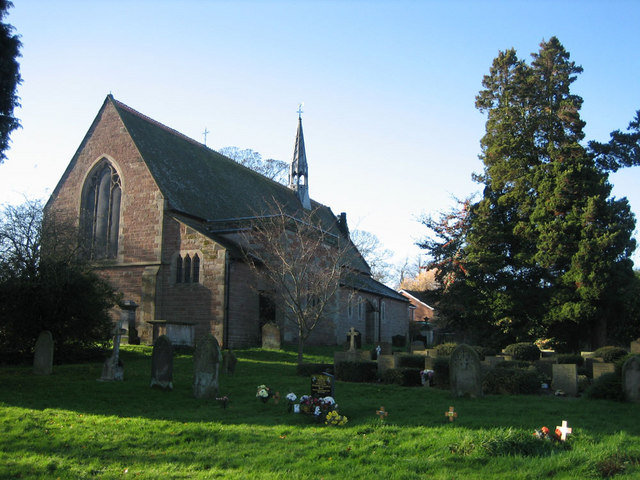
//> input picture corner_detection/church09.jpg, 640 x 480 px
$ ./interestPoints   (built with g++ and OpenCV 4)
//> lines starting //> are read from the running program, lines starting //| are printed output that depends on the picture

#include <iostream>
#include <opencv2/core.hpp>
#include <opencv2/imgcodecs.hpp>
#include <opencv2/imgproc.hpp>
#include <opencv2/highgui.hpp>
#include <opencv2/features2d.hpp>
#include <opencv2/xfeatures2d.hpp>

#include "harrisDetector.h"


int main()
{
    cv::Mat image = cv::imread("church09.jpg",0);
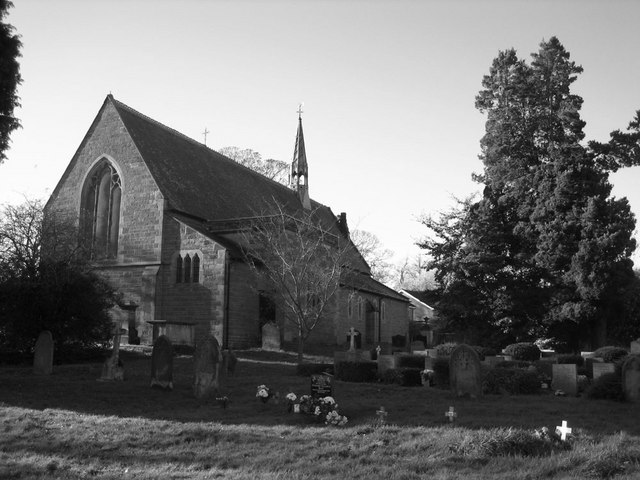
//> image: 480 rows x 640 cols, CV_8UC1; min 0, max 255, mean 114.8
    if(!image.data)
        return 0;


    size_t srcImge_len =image.rows*image.cols;
//> srcImge_len = 307200


    uint8_t *srcImg = (uint8_t*)malloc( sizeof(uint8_t) *srcImge_len);
    uint8_t *srcPtr= srcImg;
    uint8_t *imPtr= image.data;
    // uint8_t *imPtr= (uint8_t *)image.ptr<uchar>(0);
    cv::Scalar intensity = image.at<uchar>(20,20);
//> intensity = Scalar(220)

    std::cout<<"(20,20): "<<intensity<<std::endl;
//| (20,20): [220, 0, 0, 0]
    int value_1_1 = imPtr[image.cols*20+20];
//> value_1_1 = 220
    std::cout<<"value_1_1: "<<value_1_1<<std::endl;
//| value_1_1: 220
    int stride=image.step;
//> stride = 640
    std::cout<<"stride of image "<<stride<<std::endl;
//| stride of image 640
    std::cout<<"cols of image "<<image.cols<<std::endl;
//| cols of image 640

    for (int i =0; i <image.rows;i++){
        for(int j=0;j<image.cols;j++){
            *srcPtr++ = *imPtr++;}
    }
    int value_1_1_src = srcImg[image.cols*1+1];
//> value_1_1_src = 24
    std::cout<<"value_1_1_src: "<<value_1_1_src<<std::endl;
//| value_1_1_src: 24
    // [4 lines of commented-out code are left out]

    cv::Mat imageWithData = cv::Mat(srcImge_len, 1, CV_8U, srcImg).clone();
    cv::Mat reshapedImage = imageWithData.reshape(0, image.rows);

    // std::cout<<image.ptr<uchar>(0)<<std::endl;
    // // cv::transpose(image,image);
    // // cv::flip(image, image, 0);

    cv::namedWindow("Original");
    cv::imshow("Original", image);

    cv::namedWindow("srcPtr");
    cv::imshow("srcPtr", reshapedImage);


   // [299 lines of commented-out code are left out]


    cv::waitKey(0);
    cv::destroyAllWindows();
}


//

$ run again, with corner_detection/bodybody.jpg copied over corner_detection/church09.jpg
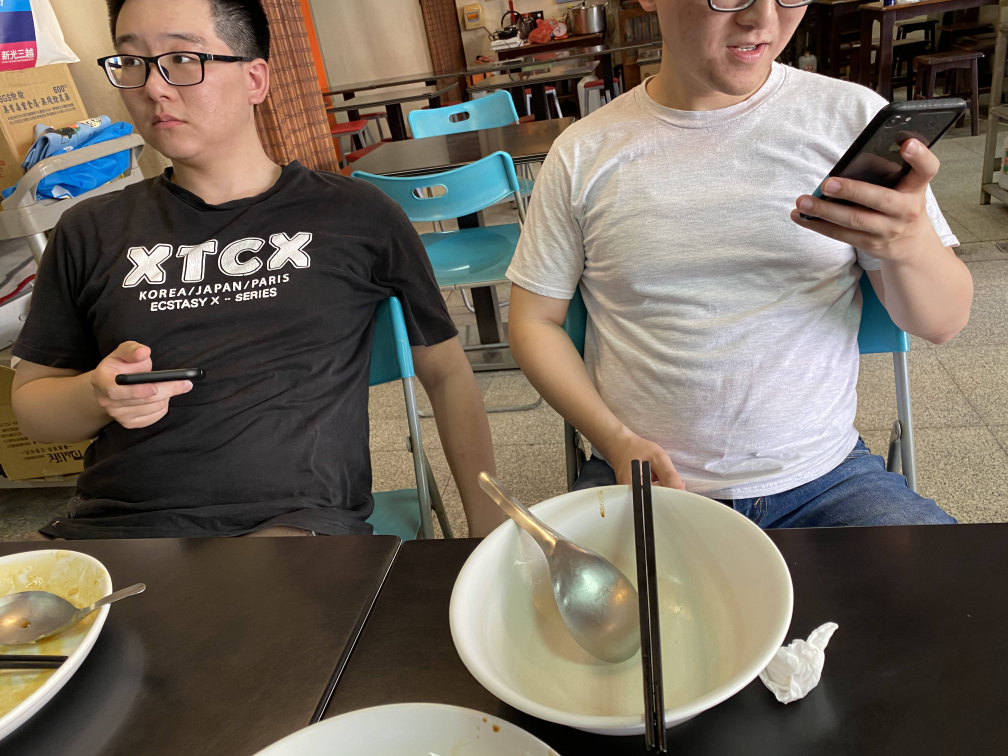
//> input picture corner_detection/bodybody.jpg, 4032 x 3024 px (shown at 1/4 size)
//> `cv::Mat image = cv::imread("church09.jpg",0);`:
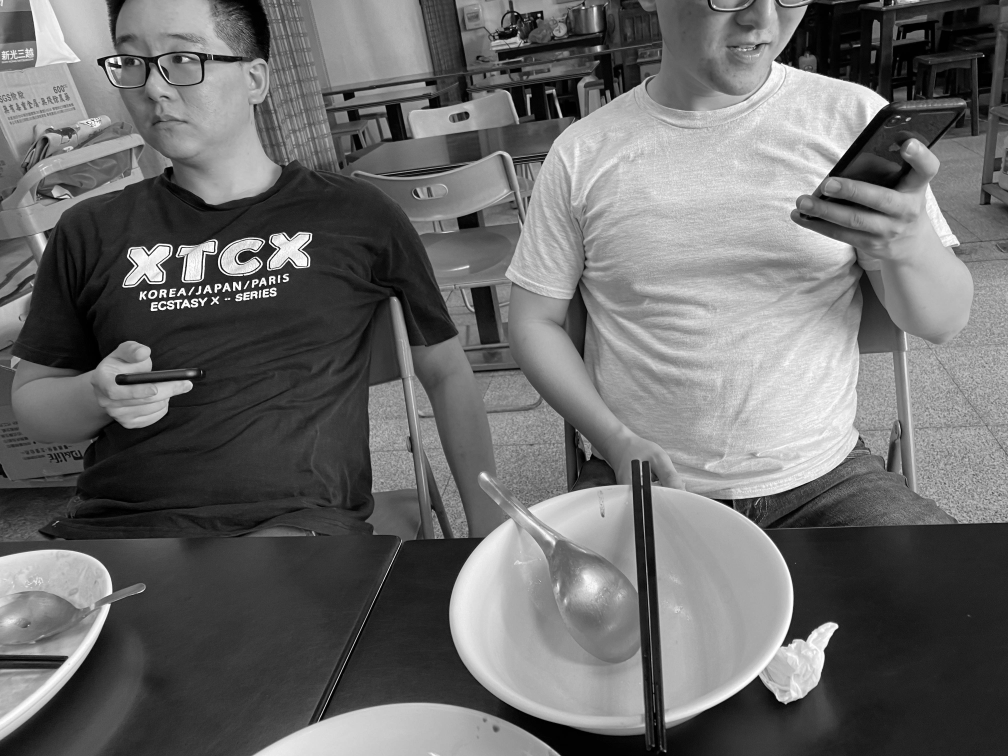
//> image: 3024 rows x 4032 cols, CV_8UC1 (shown at 1/4 size); min 0, max 255, mean 106.9
//> intensity = Scalar(151)
//| (20,20): [151, 0, 0, 0]
//> value_1_1 = 151
//| value_1_1: 151
//| stride of image 4032
//| cols of image 4032
//| value_1_1_src: 197
